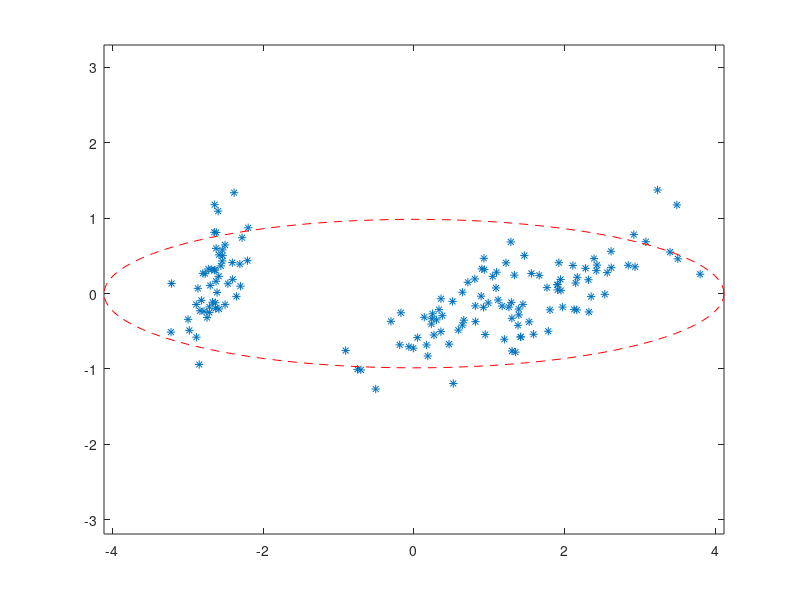

The MATLAB script that drew this image:
load fisheriris;
D = meas;   % [150 x 4] data feature matrix containing 4 features of 150 samples 

% Compute D_pca and eigvals using the pca function
[~,D_pca,eigvals] = pca(D);

% Define D_pca_x and D_pca_y, the first two dimensions of the data in the D_pca feature space
D_pca_x = D_pca(:,1);
D_pca_y = D_pca(:,2);

% Scatter plot the data with asterisks '*'
plot(D_pca_x, D_pca_y, '*');

% Define ellipse_x and ellipse_y, x and y coordinates for the PCA ellipsoid in the first 2 dimensions as a function of theta 
theta = 2*pi*[0:100]/100;
ellipse_x = 2*sqrt(eigvals(1))*cos(theta);
ellipse_y = 2*sqrt(eigvals(2))*sin(theta);

% Plot the ellipse with red dashed lines 'r--'
hold on;
plot(ellipse_x, ellipse_y, 'r--');

% Use axis equal to correct aspect ratio
axis equal;